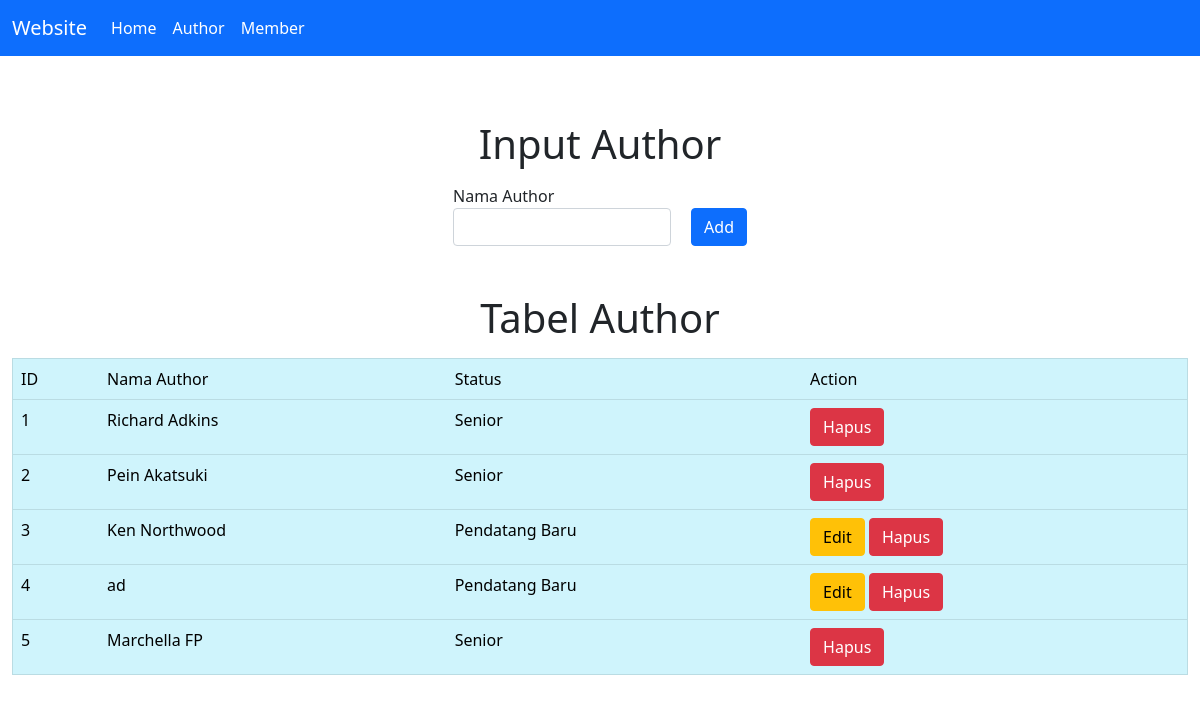
Screenshot of /author.php with the database file from the repository.
### tables this page shows
CREATE TABLE `author` (
  `id_author` int(11) NOT NULL AUTO_INCREMENT,
  `nama` varchar(100) NOT NULL,
  `status` varchar(50) NOT NULL,
  PRIMARY KEY (`id_author`)
);

### conf.php (called while the page is built)
<?php
$db_host = "localhost";
$db_user = "root";
$db_pass = "";
$db_name = "db_lp11";
?>

### includes/DB.class.php (called while the page is built, shortened)
<?php
class DB
{
    var $db_host = "";
    var $db_user = "";
    var $db_pass = "";
    var $db_name = "";
    var $db_link = "";
    var $result = 0;
    function DB($db_host = '', $db_user = '', $db_pass = '', $db_name = '')
    {
        $this->db_host = $db_host;
        $this->db_user = $db_user;
        $this->db_pass = $db_pass;
        $this->db_name = $db_name;
    }
    function open()
    {
        $this->db_link = mysqli_connect($this->db_host, $this->db_user, $this->db_pass, $this->db_name);
    }
    function execute($query = "")
    {
        $this->result = mysqli_query($this->db_link, $query);
        return $this->result;
    }
    function getResult()
    {
        return mysqli_fetch_array($this->result);
    }
}
?>

### includes/Author.class.php (called while the page is built, shortened)
<?php
class Author extends DB
{
    function getAuthor()
    {
        $query = "SELECT * FROM author";
        return $this->execute($query);
    }
}

### author.php (the view, shortened to what this page needs)
<?php
include("conf.php");
include("includes/DB.class.php");
include("includes/Author.class.php");
$author = new Author($db_host, $db_user, $db_pass, $db_name);
$author->open();
$author->getAuthor();
$data = null;
$no = 1;
while (list($id, $nama, $status) = $author->getResult()) {
    if ($status == 'Senior') {
        $data .= "<tr>
                <td>" . $no++ . "</td>
                <td>" . $nama . "</td>
                <td>" . $status . "</td>
                <td>
                <a href='author.php?id_hapus=" . $id . "' class='btn btn-danger''>Hapus</a>
                </td>
                </tr>";
    } else {
        $data .= "<tr>
                <td>" . $no++ . "</td>
                <td>" . $nama . "</td>
                <td>" . $status . "</td>
                <td>
                <a href='author.php?id_edit=" . $id .  "' class='btn btn-warning''>Edit</a>
                <a href='author.php?id_hapus=" . $id . "' class='btn btn-danger''>Hapus</a>
                </td>
                </tr>";
    }
}

### rows the page displays
author: nama "Richard Adkins", status "Senior"
author: nama "Pein Akatsuki", status "Senior"
author: nama "Ken Northwood", status "Pendatang Baru"
author: nama "ad", status "Pendatang Baru"
author: nama "Marchella FP", status "Senior"
